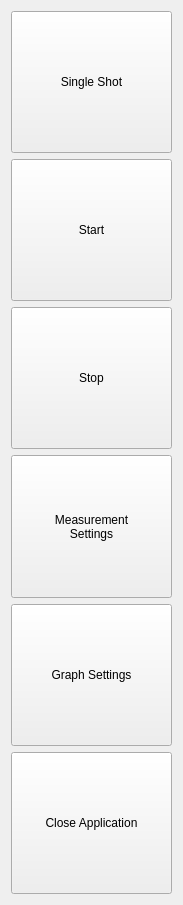
<?xml version="1.0" encoding="UTF-8"?>
<ui version="4.0">
 <class>MainMenuWindow</class>
 <widget class="QWidget" name="MainMenuWindow">
  <property name="geometry">
   <rect>
    <x>0</x>
    <y>0</y>
    <width>183</width>
    <height>905</height>
   </rect>
  </property>
  <property name="windowTitle">
   <string>MainMenuWindow</string>
  </property>
  <layout class="QGridLayout" name="gridLayout">
   <item row="0" column="0">
    <widget class="QPushButton" name="pushButton_single_shot">
     <property name="sizePolicy">
      <sizepolicy hsizetype="Expanding" vsizetype="Expanding">
       <horstretch>0</horstretch>
       <verstretch>0</verstretch>
      </sizepolicy>
     </property>
     <property name="text">
      <string>Single Shot</string>
     </property>
    </widget>
   </item>
   <item row="1" column="0">
    <widget class="QPushButton" name="pushButton_measurement_start">
     <property name="sizePolicy">
      <sizepolicy hsizetype="Expanding" vsizetype="Expanding">
       <horstretch>0</horstretch>
       <verstretch>0</verstretch>
      </sizepolicy>
     </property>
     <property name="text">
      <string>Start</string>
     </property>
    </widget>
   </item>
   <item row="2" column="0">
    <widget class="QPushButton" name="pushButton_measurement_stop">
     <property name="sizePolicy">
      <sizepolicy hsizetype="Expanding" vsizetype="Expanding">
       <horstretch>0</horstretch>
       <verstretch>0</verstretch>
      </sizepolicy>
     </property>
     <property name="text">
      <string>Stop</string>
     </property>
    </widget>
   </item>
   <item row="3" column="0">
    <widget class="QPushButton" name="pushButton_measurement_settings">
     <property name="sizePolicy">
      <sizepolicy hsizetype="Expanding" vsizetype="Expanding">
       <horstretch>0</horstretch>
       <verstretch>0</verstretch>
      </sizepolicy>
     </property>
     <property name="text">
      <string>Measurement 
Settings</string>
     </property>
    </widget>
   </item>
   <item row="4" column="0">
    <widget class="QPushButton" name="pushButton_graph_settings">
     <property name="sizePolicy">
      <sizepolicy hsizetype="Expanding" vsizetype="Expanding">
       <horstretch>0</horstretch>
       <verstretch>0</verstretch>
      </sizepolicy>
     </property>
     <property name="text">
      <string>Graph Settings</string>
     </property>
    </widget>
   </item>
   <item row="5" column="0">
    <widget class="QPushButton" name="pushButton_close_application">
     <property name="sizePolicy">
      <sizepolicy hsizetype="Expanding" vsizetype="Expanding">
       <horstretch>0</horstretch>
       <verstretch>0</verstretch>
      </sizepolicy>
     </property>
     <property name="text">
      <string>Close Application</string>
     </property>
    </widget>
   </item>
  </layout>
 </widget>
 <resources/>
 <connections/>
</ui>
